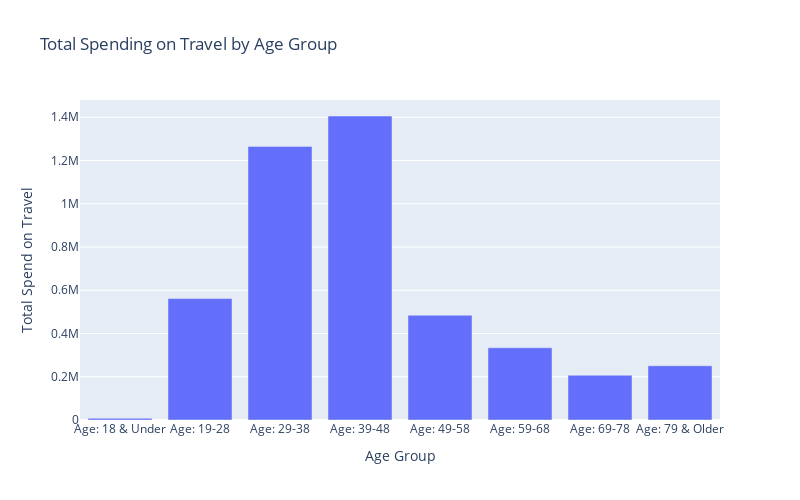

Here is the notebook cell this chart was saved with:
### Markdown cell above
### Markdown Note: JBrooks - spend amount on travel for each age group

### Code cell
import plotly.express as px

# Filter the data for the 'Travel' category
travel_spending = df2[df2['category'] == 'travel'].groupby('age_description')['amt'].sum().reset_index()

# Create a bar chart using plotly for Travel spending
fig = px.bar(
    travel_spending, x='age_description', y='amt', 
    title="Total Spending on Travel by Age Group",
    labels={'amt': 'Total Spend on Travel', 'age_description': 'Age Group'},
    height=500, width=800
)

fig.show()

### Figure 1 — Plotly figure (JSON) as saved in the notebook; plotly's stock layout.template omitted (floating-point values rounded to 4 significant figures)
{"data": [{"alignmentgroup": "True", "hovertemplate": "Age Group=%{x}<br>Total Spend on Travel=%{y}<extra></extra>", "legendgroup": "", "marker": {"color": "#636efa", "pattern": {"shape": ""}}, "name": "", "offsetgroup": "", "orientation": "v", "showlegend": false, "textposition": "auto", "type": "bar", "x": ["Age: 18 & Under", "Age: 19-28", "Age: 29-38", "Age: 39-48", "Age: 49-58", "Age: 59-68", "Age: 69-78", "Age: 79 & Older"], "xaxis": "x", "y": [7964.0, 561400.0, 1265000.0, 1406000.0, 484500.0, 334000.0, 207000.0, 250800.0], "yaxis": "y"}], "layout": {"barmode": "relative", "height": 500, "legend": {"tracegroupgap": 0}, "title": {"text": "Total Spending on Travel by Age Group"}, "width": 800, "xaxis": {"anchor": "y", "domain": [0, 1], "title": {"text": "Age Group"}}, "yaxis": {"anchor": "x", "domain": [0, 1], "title": {"text": "Total Spend on Travel"}}}}
